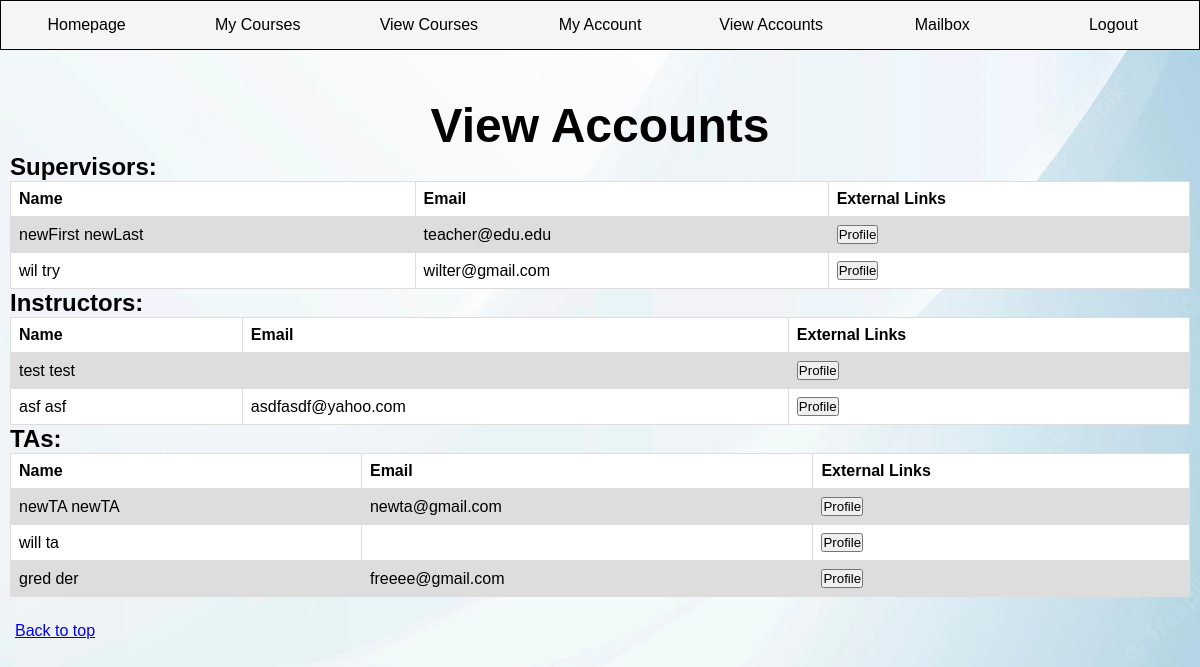
Before: /viewAccounts/ (signed in) with the older database file.
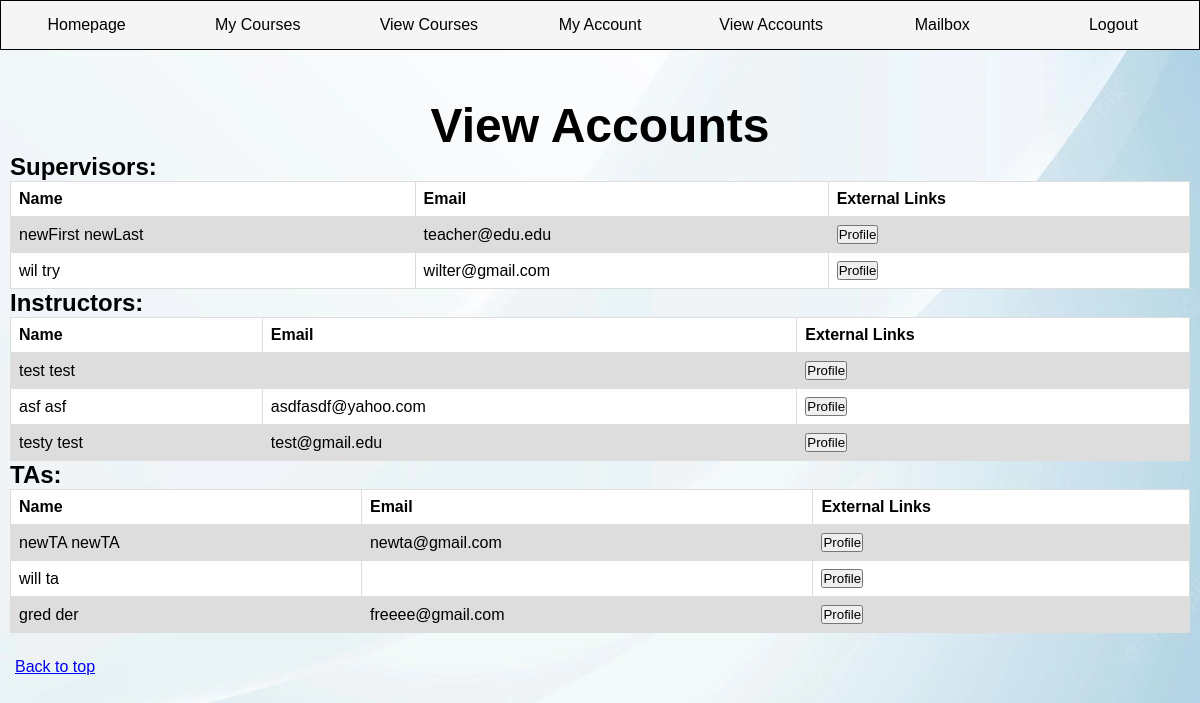
After: the same page with the newer database file.
### SchedulingAPP/models.py (models this page shows, shortened)
class User(models.Model):
    username = models.CharField(max_length=25)
    password = models.CharField(max_length=25)
    role = models.CharField(max_length=10, choices=Role.choices, default=Role.ta)
    email = models.CharField(max_length=40)
    first_name = models.CharField(max_length=25)
    last_name = models.CharField(max_length=25)

### SchedulingAPP/views.py (the view, shortened to what this page needs)
# urls.py: path('viewAccounts/', ViewAccounts.as_view()),
class ViewAccounts(View):
    def get(self, request):
        talist = UserClass.get_all_tas()
        instlist = UserClass.get_all_instructors()
        suplist = UserClass.get_all_supervisors()
        my_user = UserClass.get_user(request.session["session_username"])
        return render(request, "viewAccounts.html", {"role": UserClass.get_role(my_user),
                                                     "all_users": UserClass.get_all_users(),
                                                     "supervisors": suplist,
                                                     "instructors": instlist,
                                                     "tas": talist})

### classes/UserClass.py (called while the page is built)
def get_all_users():
    return User.objects.all()

def get_all_tas():
    return User.objects.filter(role="TA")

def get_all_instructors():
    return User.objects.filter(role='Instructor').values()

def get_all_supervisors():
    return User.objects.filter(role='Supervisor').values()

def get_user(username):
    return User.objects.get(username=username)

def get_role(user):
    return user.role

### templates/viewAccounts.html (shortened to what this page needs)
<!DOCTYPE html>
<html lang="en">
<head>
{% load static %}
    <link rel="stylesheet" href="{% static 'viewContent.css' %}">
</head>
<body>
    <nav>
        <ul class="navlinks">
              <li>
                {% if role == "Supervisor" %}
                <a href="/supervisorHomepage/">Homepage</a>
                {%  elif role == "Instructor" %}
                <a href="/instructorHomepage">Homepage</a>
                {% elif role == "TA" %}
                <a href="/TAHomepage">Homepage</a>
                {% endif %}
            </li>
            <li><a href="/viewCourses/">My Courses</a></li>
            <li><a href="/viewAllCourses/">View Courses</a></li>
            <li><a href="/MyAccount/">My Account</a></li>
            <li><a href="/viewAccounts/">View Accounts</a></li>
            <li><a href="/notification/">Mailbox</a></li>
            <li><a href="/">Logout</a></li>
        </ul>
    </nav>
    <div class="content">
    <h1>View Accounts</h1>
<h2>Supervisors:</h2>
    <table>
        <tr>
            <th>Name</th>
            <th>Email</th>
            <th>External Links</th>
        </tr>
            {% for x in supervisors %}
            <tr>
                <td>
                    {{ x.first_name }} {{ x.last_name }}
                </td>
                <td>
                    {{ x.email }}
                </td>
                <td>
                    <form action = "/viewAccounts/" method="post">
                        <button name="account" value="{{ x.username }}" type="submit">Profile</button>
                    </form>
                </td>
            </tr>
        {% endfor %}
    </table>
<div class="instructor">
    <h2>Instructors:</h2>
    <table>
        <tr>
            <th>Name</th>
            <th>Email</th>
            <th>External Links</th>
        </tr>
            {% for x in instructors %}
            <tr>
                <td>
                    {{ x.first_name }} {{ x.last_name }}
                </td>
                <td>
                    {{ x.email }}
                </td>
            <td>
                    <form action = "/viewAccounts/" method="post">
                        <button name="account" value="{{ x.username }}" type="submit">Profile</button>
                    </form>
                </td>
            </tr>
        {% endfor %}
    </table>
</div>
    <div class="TA">
    <h2>TAs:</h2>
    <table>
        <tr>
            <th>Name</th>
            <th>Email</th>
            <th>External Links</th>
        </tr>
           {% for x in tas %}
            <tr>
                <td>
                    {{ x.first_name }} {{ x.last_name }}
                </td>
                <td>
                    {{ x.email }}
                </td>
            <td>
                    <form action = "/viewAccounts/" method="post">
                        <button name="account" value="{{ x.username }}" type="submit">Profile</button>
                    </form>
                </td>
            </tr>
        {% endfor %}
    </table>
</div>
</div>
<div class="linkbox">
    <a href = "#top">Back to top</a>
</div></body>
</html>

Changed rows visible on the page:
added User: first_name "testy", last_name "test", email "test@gmail.edu", shown under "Instructors:"
